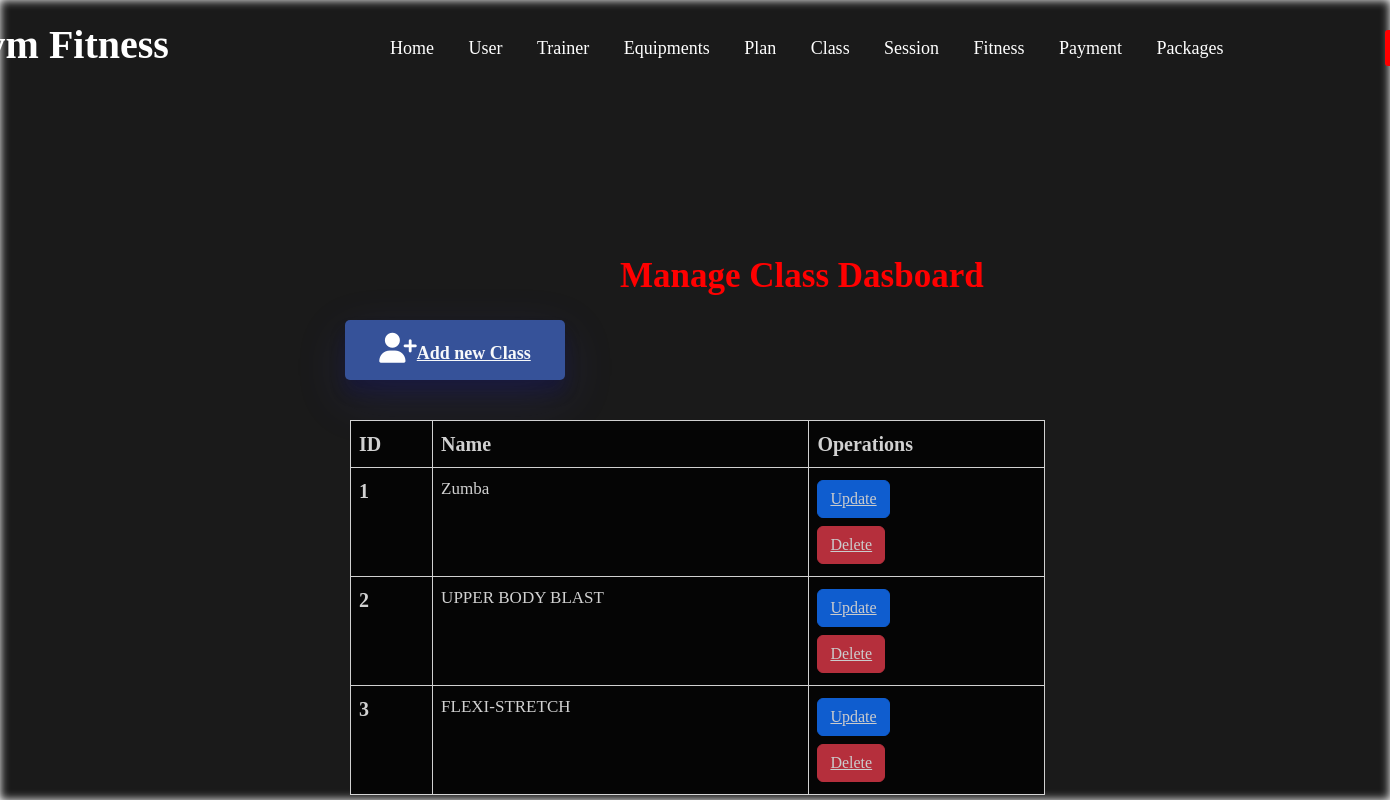
Page /classData.php on the committed database.
### tables this page shows
CREATE TABLE `class` (
  `classid` int(11) NOT NULL,
  `classname` varchar(200) NOT NULL
);

### classData.php (the view, shortened to what this page needs)
<?php
include "dbconn.php";
?>
<!doctype html>
<html lang="en">
<head>
    <link rel="stylesheet" href="https://cdnjs.cloudflare.com/ajax/libs/font-awesome/6.1.1/css/all.min.css">
    <link href="https://cdn.jsdelivr.net/npm/bootstrap@5.2.0-beta1/dist/css/bootstrap.min.css" rel="stylesheet">
</head>
<body>
    <div class="contact-form">
        <button class="login"><a href="home.php">Log out</button>
        <li class="A"><a href="adminpanel.php">Home</a></li>
        <h2><i class="fa-solid fa-dumbbell" style="font-size:30px;color:red;"></i> Gym Fitness</h2>
        <li><a href="userData.php">User</a></li>
        <li><a class="active" href="trainerData.php">Trainer</a></li>
        <li><a class="active" href="equipmentData.php">Equipments</a></li>
        <li><a class="active" href="planData.php">Plan</a></li>
        <li><a class="active" href="classData.php">Class</a></li>
        <li><a class="active" href="sessionData.php">Session</a></li>
        <li><a class="active" href="fitnessData.php">Fitness</a></li>
        <li><a class="active" href="paymentData.php">Payment</a></li>
        <li><a class="active" href="packageData.php">Packages</a></li>
    </div>
    <div class="container">
        <label class="titl"> Manage Class Dasboard</label>
        <button type="addUser" class="addUserbtn"><a href="classDataIn.php" class="text-light"><i
                    class="fa-solid fa-user-plus" style="font-size:30px;color:white;"></i>Add new Class</a></button>
        <table class="table" style="width:50%">
            <thead>
                <tr>
                    <th scope="col">ID</th>
                    <th scope="col">Name</th>
                    <th scope="col">Operations</th>
                </tr>
            </thead>
            <tbody>
                <?php
                $sql = "select * from class";
                $result = mysqli_query($con,$sql);
                if($result){
                    while($row = mysqli_fetch_assoc($result)){
                        $id = $row['classid'];
                        $name = $row['classname'];
                        echo '<tr>
                        <th scope="row">'.$id.'</th>
                        <td>'.$name.'</td>
                        <td>
                     <button class = "btn btn-primary my-1"><a href="classDataUpd.php?updateid='.$id.'" class = "text-light">Update</a></button><br>
                     <button class = "btn btn-danger my-1"><a href="classDataDel.php?deleteid='.$id.'"class = "text-light">Delete</a></button><br>
                 </td>
                    </tr>';
                    }
                }
                ?>
            </tbody>
        </table>
    </div>
</body>
</html>

### classData.php (style rules this page uses)
* { box-sizing: border-box; }
body { padding: 0; margin: 0; font-family: 'Poppins', sans-serif; }
body:before { content: ''; position: fixed; width: 100vw; height: 100vh; background: black; background-position: center center; background-image: url(pic.jpg); background-repeat: no-repeat; background-attachment: fixed; background-size: cover; opacity: 0.9; -webkit-filter: blur(5px); -moz-filter: blur(1px); }
.contact-form { display: inline-block; position: absolute; top: 10px; left: 50%; transform: translate(-50%, -50%); width: 1520px; height: 45px; padding: 80px 40px; background: transparent; }
.contact-form h2 { position: absolute; font-family: 'poppins', 'san-serif'; margin: 0; padding: 0 0 20px; top: 91px; font-size: 40px; font-weight: bolder; left: -28px; color: #fff; }
label { font-family: 'poppins', 'san-serif'; margin: 0; padding: 0 0 20px; color: white; position: relative; }
.contact-form li { font-family: 'poppins', 'san-serif'; position: relative; font-size: large; top: 25px; left: 400px; display: inline-block; margin: 0 15px; }
.contact-form li a { text-decoration: none; color: #fff; padding: 5px 0; position: relative; }
.contact-form li a::after { content: ''; background: #ff3d00; width: 0; height: 2px; position: absolute; left: 0; transition: width 0.5s; }
.contact-form .login { top: 100px; position: absolute; width: 90px; left: 1450px; height: 36px; font-size: 18px; font-weight: bold; padding: 10px; border: none; background: red; color: #fff; cursor: pointer; border-radius: 3px; }
table, th, td { padding: 8px; border: 1.23px solid; text-align: middle; }
table { column-width: 10px; position: absolute; top: 420px; left: 350px; opacity: 0.8; border-collapse: collapse; width: 1000px; background: black; }
th { font-family: 'Poppins'; font-size: 20px; background-color: #04AA6D; color: white; }
td { font-family: 'Poppins'; font-size: 17px; background-color: #04AA6D; color: white; }
.container .titl { position: absolute; font-size: 35px; color: red; font-weight: bolder; left: 620px; top: 250px; }
.container .addUserbtn { top: 320px; font-family: 'Poppins'; cursor: pointer; position: absolute; width: 220px; left: 345px; height: 60px; font-weight: bolder; font-size: large; background: #365299; padding: 10px 15px; color: #f5ecec; border-radius: 5px; margin-right: 10px; box-shadow: 0 12px 16px 0 rgba(10, 10, 95, 0.24), 0 17px 50px 0 rgba(73, 75, 199, 0.19); border: none; }

### rows in the picture
class: classid "1", classname "Zumba"
class: classid "2", classname "UPPER BODY BLAST"
class: classid "3", classname "FLEXI-STRETCH"
